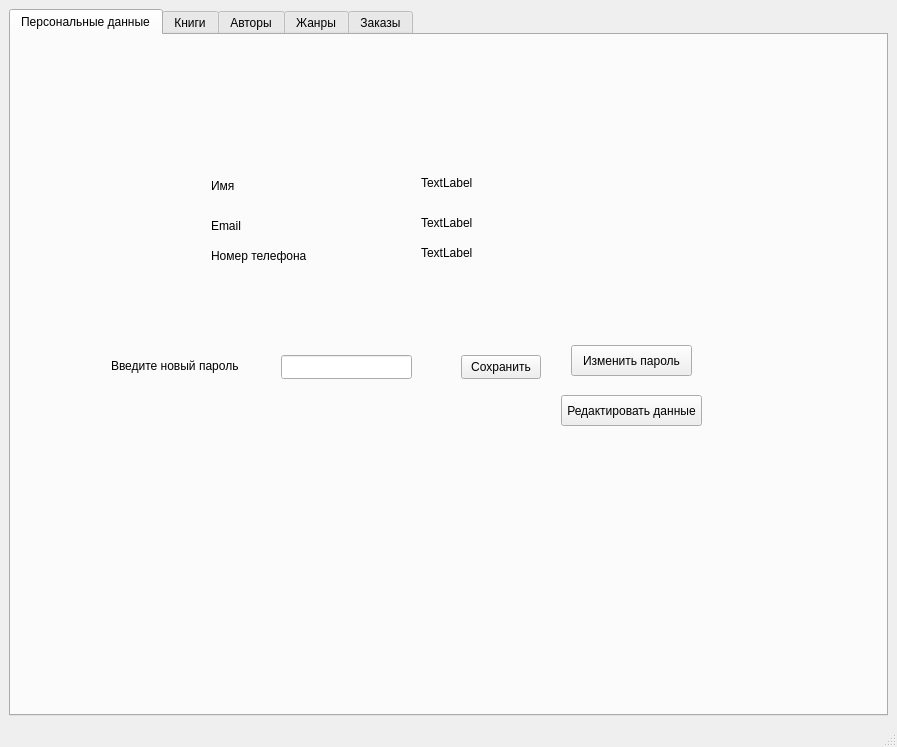
<?xml version="1.0" encoding="UTF-8"?>
<ui version="4.0">
 <class>OperatorWindow</class>
 <widget class="QMainWindow" name="OperatorWindow">
  <property name="geometry">
   <rect>
    <x>0</x>
    <y>0</y>
    <width>897</width>
    <height>747</height>
   </rect>
  </property>
  <property name="windowTitle">
   <string>MainWindow</string>
  </property>
  <widget class="QWidget" name="centralwidget">
   <layout class="QGridLayout" name="gridLayout">
    <item row="0" column="0">
     <widget class="QTabWidget" name="tabWidget">
      <property name="currentIndex">
       <number>0</number>
      </property>
      <widget class="QWidget" name="cred_oper_tab">
       <attribute name="title">
        <string>Персональные данные</string>
       </attribute>
       <widget class="QLabel" name="name_oper_label">
        <property name="geometry">
         <rect>
          <x>200</x>
          <y>140</y>
          <width>101</width>
          <height>21</height>
         </rect>
        </property>
        <property name="text">
         <string>Имя</string>
        </property>
       </widget>
       <widget class="QLabel" name="email_oper_label">
        <property name="geometry">
         <rect>
          <x>200</x>
          <y>180</y>
          <width>101</width>
          <height>21</height>
         </rect>
        </property>
        <property name="text">
         <string>Email</string>
        </property>
       </widget>
       <widget class="QLabel" name="name_oper_value">
        <property name="geometry">
         <rect>
          <x>410</x>
          <y>140</y>
          <width>311</width>
          <height>16</height>
         </rect>
        </property>
        <property name="text">
         <string>TextLabel</string>
        </property>
       </widget>
       <widget class="QLabel" name="email_oper_value">
        <property name="geometry">
         <rect>
          <x>410</x>
          <y>180</y>
          <width>291</width>
          <height>16</height>
         </rect>
        </property>
        <property name="text">
         <string>TextLabel</string>
        </property>
       </widget>
       <widget class="QLabel" name="phone_oper_label">
        <property name="geometry">
         <rect>
          <x>200</x>
          <y>210</y>
          <width>101</width>
          <height>21</height>
         </rect>
        </property>
        <property name="text">
         <string>Номер телефона</string>
        </property>
       </widget>
       <widget class="QLabel" name="phone_oper_value">
        <property name="geometry">
         <rect>
          <x>410</x>
          <y>210</y>
          <width>291</width>
          <height>16</height>
         </rect>
        </property>
        <property name="text">
         <string>TextLabel</string>
        </property>
       </widget>
       <widget class="QPushButton" name="edit_edit_oper_button">
        <property name="geometry">
         <rect>
          <x>550</x>
          <y>360</y>
          <width>141</width>
          <height>31</height>
         </rect>
        </property>
        <property name="text">
         <string>Редактировать данные</string>
        </property>
       </widget>
       <widget class="QLabel" name="change_password_oper_label">
        <property name="geometry">
         <rect>
          <x>100</x>
          <y>320</y>
          <width>141</width>
          <height>21</height>
         </rect>
        </property>
        <property name="text">
         <string>Введите новый пароль</string>
        </property>
       </widget>
       <widget class="QLineEdit" name="change_password_oper_value">
        <property name="enabled">
         <bool>true</bool>
        </property>
        <property name="geometry">
         <rect>
          <x>270</x>
          <y>320</y>
          <width>131</width>
          <height>24</height>
         </rect>
        </property>
       </widget>
       <widget class="QPushButton" name="save_password_oper_button">
        <property name="geometry">
         <rect>
          <x>450</x>
          <y>320</y>
          <width>80</width>
          <height>24</height>
         </rect>
        </property>
        <property name="text">
         <string>Сохранить</string>
        </property>
       </widget>
       <widget class="QPushButton" name="change_password_oper_button">
        <property name="geometry">
         <rect>
          <x>560</x>
          <y>310</y>
          <width>121</width>
          <height>31</height>
         </rect>
        </property>
        <property name="text">
         <string>Изменить пароль</string>
        </property>
       </widget>
      </widget>
      <widget class="QWidget" name="books_oper_tab">
       <attribute name="title">
        <string>Книги</string>
       </attribute>
       <layout class="QGridLayout" name="gridLayout_2">
        <item row="1" column="0">
         <widget class="QGroupBox" name="groupBox">
          <property name="title">
           <string/>
          </property>
          <layout class="QHBoxLayout" name="horizontalLayout">
           <item>
            <widget class="QPushButton" name="edit_info_button">
             <property name="text">
              <string>Изменить информацию о книге</string>
             </property>
            </widget>
           </item>
           <item>
            <widget class="QPushButton" name="add_book_button">
             <property name="text">
              <string>Добавить книгу</string>
             </property>
            </widget>
           </item>
           <item>
            <widget class="QComboBox" name="clients_cb"/>
           </item>
           <item>
            <widget class="QCheckBox" name="checkBox">
             <property name="text">
              <string>Нет в наличии</string>
             </property>
            </widget>
           </item>
           <item>
            <widget class="QDoubleSpinBox" name="percent_value">
             <property name="minimum">
              <double>0.010000000000000</double>
             </property>
             <property name="maximum">
              <double>9.990000000000000</double>
             </property>
             <property name="singleStep">
              <double>0.010000000000000</double>
             </property>
             <property name="value">
              <double>1.000000000000000</double>
             </property>
            </widget>
           </item>
           <item>
            <widget class="QPushButton" name="change_perc_button">
             <property name="text">
              <string>Изменить на указ. %</string>
             </property>
            </widget>
           </item>
           <item>
            <widget class="QPushButton" name="change_squad">
             <property name="text">
              <string>Уменьшить на 25%</string>
             </property>
            </widget>
           </item>
          </layout>
         </widget>
        </item>
        <item row="2" column="0">
         <widget class="QGroupBox" name="groupBox_2">
          <property name="title">
           <string/>
          </property>
          <layout class="QHBoxLayout" name="horizontalLayout_2">
           <item>
            <widget class="QComboBox" name="edit_book_titles_cb"/>
           </item>
           <item>
            <widget class="QSpinBox" name="edit_amount_sb">
             <property name="minimum">
              <number>1</number>
             </property>
             <property name="maximum">
              <number>300</number>
             </property>
            </widget>
           </item>
           <item>
            <widget class="QDoubleSpinBox" name="edit_price">
             <property name="minimum">
              <double>1.000000000000000</double>
             </property>
             <property name="maximum">
              <double>100000.000000000000000</double>
             </property>
            </widget>
           </item>
           <item>
            <widget class="QPushButton" name="edit_book_save_button">
             <property name="text">
              <string>Сохранить</string>
             </property>
            </widget>
           </item>
          </layout>
         </widget>
        </item>
        <item row="0" column="0">
         <widget class="QTableWidget" name="books_table_widget">
          <property name="enabled">
           <bool>true</bool>
          </property>
          <property name="editTriggers">
           <set>QAbstractItemView::NoEditTriggers</set>
          </property>
          <attribute name="horizontalHeaderVisible">
           <bool>true</bool>
          </attribute>
          <attribute name="horizontalHeaderHighlightSections">
           <bool>true</bool>
          </attribute>
          <attribute name="verticalHeaderVisible">
           <bool>false</bool>
          </attribute>
          <column>
           <property name="text">
            <string>Название</string>
           </property>
          </column>
          <column>
           <property name="text">
            <string>Автор</string>
           </property>
          </column>
          <column>
           <property name="text">
            <string>Жанр</string>
           </property>
          </column>
          <column>
           <property name="text">
            <string>Количество</string>
           </property>
          </column>
          <column>
           <property name="text">
            <string>Год публикации</string>
           </property>
          </column>
          <column>
           <property name="text">
            <string>Цена</string>
           </property>
          </column>
          <column>
           <property name="text">
            <string>Аннотация</string>
           </property>
          </column>
         </widget>
        </item>
       </layout>
      </widget>
      <widget class="QWidget" name="authors_oper_tab">
       <attribute name="title">
        <string>Авторы</string>
       </attribute>
       <widget class="QTableWidget" name="authors_tabel">
        <property name="geometry">
         <rect>
          <x>9</x>
          <y>9</y>
          <width>861</width>
          <height>471</height>
         </rect>
        </property>
        <attribute name="verticalHeaderVisible">
         <bool>false</bool>
        </attribute>
        <column>
         <property name="text">
          <string>Имя</string>
         </property>
        </column>
        <column>
         <property name="text">
          <string>Дата рождения</string>
         </property>
        </column>
        <column>
         <property name="text">
          <string>Дата смерти</string>
         </property>
        </column>
       </widget>
       <widget class="QPushButton" name="add_author_button">
        <property name="geometry">
         <rect>
          <x>20</x>
          <y>510</y>
          <width>100</width>
          <height>24</height>
         </rect>
        </property>
        <property name="text">
         <string>Добавить автора</string>
        </property>
       </widget>
       <widget class="QLabel" name="name_new_label">
        <property name="geometry">
         <rect>
          <x>250</x>
          <y>510</y>
          <width>71</width>
          <height>16</height>
         </rect>
        </property>
        <property name="text">
         <string>Имя</string>
        </property>
       </widget>
       <widget class="QLabel" name="birthdate_new_label">
        <property name="geometry">
         <rect>
          <x>250</x>
          <y>560</y>
          <width>91</width>
          <height>21</height>
         </rect>
        </property>
        <property name="text">
         <string>Дата рождения</string>
        </property>
       </widget>
       <widget class="QDateEdit" name="deathdate_new_value">
        <property name="geometry">
         <rect>
          <x>380</x>
          <y>580</y>
          <width>110</width>
          <height>25</height>
         </rect>
        </property>
       </widget>
       <widget class="QLabel" name="deathdate_new_label">
        <property name="geometry">
         <rect>
          <x>380</x>
          <y>560</y>
          <width>161</width>
          <height>21</height>
         </rect>
        </property>
        <property name="text">
         <string>Дата смерти (опционально)</string>
        </property>
       </widget>
       <widget class="QDateEdit" name="birthdate_new_value">
        <property name="geometry">
         <rect>
          <x>250</x>
          <y>580</y>
          <width>110</width>
          <height>25</height>
         </rect>
        </property>
       </widget>
       <widget class="QCheckBox" name="is_new_alive_checkbox">
        <property name="geometry">
         <rect>
          <x>510</x>
          <y>580</y>
          <width>111</width>
          <height>22</height>
         </rect>
        </property>
        <property name="text">
         <string>Ныне живущий</string>
        </property>
       </widget>
       <widget class="QLineEdit" name="name_new_value">
        <property name="geometry">
         <rect>
          <x>250</x>
          <y>530</y>
          <width>191</width>
          <height>24</height>
         </rect>
        </property>
        <property name="maxLength">
         <number>100</number>
        </property>
       </widget>
       <widget class="QPushButton" name="save_new_author">
        <property name="geometry">
         <rect>
          <x>530</x>
          <y>530</y>
          <width>80</width>
          <height>24</height>
         </rect>
        </property>
        <property name="text">
         <string>Сохранить</string>
        </property>
       </widget>
      </widget>
      <widget class="QWidget" name="genres_oper_tab">
       <attribute name="title">
        <string>Жанры</string>
       </attribute>
       <widget class="QTableWidget" name="genre_table">
        <property name="geometry">
         <rect>
          <x>80</x>
          <y>40</y>
          <width>101</width>
          <height>231</height>
         </rect>
        </property>
        <attribute name="verticalHeaderVisible">
         <bool>false</bool>
        </attribute>
        <column>
         <property name="text">
          <string>Название</string>
         </property>
        </column>
       </widget>
       <widget class="QLineEdit" name="genre_new_value">
        <property name="geometry">
         <rect>
          <x>320</x>
          <y>350</y>
          <width>191</width>
          <height>24</height>
         </rect>
        </property>
        <property name="maxLength">
         <number>100</number>
        </property>
       </widget>
       <widget class="QLabel" name="genre_new_label">
        <property name="geometry">
         <rect>
          <x>320</x>
          <y>330</y>
          <width>71</width>
          <height>16</height>
         </rect>
        </property>
        <property name="text">
         <string>Название</string>
        </property>
       </widget>
       <widget class="QPushButton" name="save_new_genre">
        <property name="geometry">
         <rect>
          <x>600</x>
          <y>350</y>
          <width>80</width>
          <height>24</height>
         </rect>
        </property>
        <property name="text">
         <string>Сохранить</string>
        </property>
       </widget>
       <widget class="QPushButton" name="add_genre_button_">
        <property name="geometry">
         <rect>
          <x>90</x>
          <y>330</y>
          <width>100</width>
          <height>24</height>
         </rect>
        </property>
        <property name="text">
         <string>Добавить жанр</string>
        </property>
       </widget>
       <widget class="QPushButton" name="cancel_new_genre">
        <property name="geometry">
         <rect>
          <x>690</x>
          <y>350</y>
          <width>80</width>
          <height>24</height>
         </rect>
        </property>
        <property name="text">
         <string>Отменить</string>
        </property>
       </widget>
       <widget class="QPushButton" name="edit_genre_button">
        <property name="geometry">
         <rect>
          <x>90</x>
          <y>420</y>
          <width>121</width>
          <height>24</height>
         </rect>
        </property>
        <property name="text">
         <string>Изменить название</string>
        </property>
       </widget>
       <widget class="QComboBox" name="edit_genre_cb">
        <property name="geometry">
         <rect>
          <x>270</x>
          <y>420</y>
          <width>131</width>
          <height>24</height>
         </rect>
        </property>
       </widget>
       <widget class="QLineEdit" name="edit_genre_value">
        <property name="geometry">
         <rect>
          <x>450</x>
          <y>420</y>
          <width>113</width>
          <height>24</height>
         </rect>
        </property>
       </widget>
       <widget class="QLabel" name="edit_genre_cb_label">
        <property name="geometry">
         <rect>
          <x>270</x>
          <y>400</y>
          <width>121</width>
          <height>16</height>
         </rect>
        </property>
        <property name="text">
         <string>Изменяемый жанр</string>
        </property>
       </widget>
       <widget class="QLabel" name="edit_genre_label">
        <property name="geometry">
         <rect>
          <x>450</x>
          <y>400</y>
          <width>121</width>
          <height>16</height>
         </rect>
        </property>
        <property name="text">
         <string>Новое название</string>
        </property>
       </widget>
       <widget class="QPushButton" name="edit_genre_save_button">
        <property name="geometry">
         <rect>
          <x>600</x>
          <y>420</y>
          <width>80</width>
          <height>24</height>
         </rect>
        </property>
        <property name="text">
         <string>Сохранить</string>
        </property>
       </widget>
      </widget>
      <widget class="QWidget" name="orders_oper_tab">
       <attribute name="title">
        <string>Заказы</string>
       </attribute>
       <layout class="QGridLayout" name="gridLayout_3">
        <item row="0" column="0">
         <widget class="QTableWidget" name="all_orders">
          <attribute name="verticalHeaderVisible">
           <bool>false</bool>
          </attribute>
          <column>
           <property name="text">
            <string>Номер заказа</string>
           </property>
          </column>
          <column>
           <property name="text">
            <string>Имя</string>
           </property>
          </column>
          <column>
           <property name="text">
            <string>Номер телефона</string>
           </property>
          </column>
          <column>
           <property name="text">
            <string>Email</string>
           </property>
          </column>
          <column>
           <property name="text">
            <string>Стоимость</string>
           </property>
          </column>
          <column>
           <property name="text">
            <string>Дата оформления</string>
           </property>
          </column>
          <column>
           <property name="text">
            <string>Статус</string>
           </property>
          </column>
         </widget>
        </item>
        <item row="1" column="0">
         <widget class="QComboBox" name="statuses_cb"/>
        </item>
       </layout>
      </widget>
     </widget>
    </item>
   </layout>
  </widget>
  <widget class="QMenuBar" name="menubar">
   <property name="geometry">
    <rect>
     <x>0</x>
     <y>0</y>
     <width>897</width>
     <height>21</height>
    </rect>
   </property>
  </widget>
  <widget class="QStatusBar" name="statusbar"/>
 </widget>
 <resources/>
 <connections/>
</ui>
